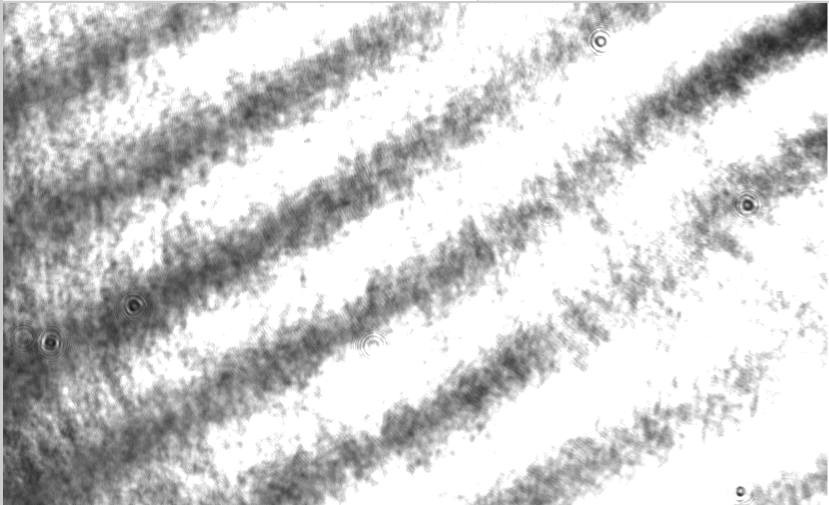
#> input picture interferometer_report_data/images/麥克森/綠光/d=-0.2.png, 829 x 505 px
$ python analyze_visibility.py
#> lines starting #> are read from the running program, lines starting #| are printed output that depends on the picture
from pathlib import Path
from PIL import Image,ImageDraw
from scipy.ndimage import gaussian_filter1d
import numpy as np,csv
import matplotlib
matplotlib.use('Agg')
import matplotlib.pyplot as plt
p=Path(__file__).resolve().parent; im=p/'images'; out=p/'outputs';out.mkdir(exist_ok=True)
green=[(-.2,'d=-0.2.png'),(-.1,'d=-0.1.png'),(0,'d=0.png'),(.1,'d=0.1.png'),(.2,'d=0.2.png'),(.3,'d=0.3.png')]
red=[(-2.5,'d = -2.5.png',(.37,.49)),(-2,'d = -2.png',(.37,.50)),(-1.5,'d = -1.5.png',(.30,.49)),(-.5,'d = -0.5.png',(.25,.51)),(0,'d =  0(10.1).png',(.25,.51))]
items=[('green',d,im/'麥克森'/'綠光'/n,(.20,.51)) for d,n in green]+[('red',d,im/'麥克森'/'紅光'/n,box) for d,n,box in red]+[('young',1,im/'楊式干涉儀'/'原始.jpg',(.45,.55)),('young',2,im/'楊式干涉儀'/'加干擾2.jpg',(.065,.12)),('young',3,im/'楊式干涉儀'/'加干擾2+光圈.jpg',(.44,.56))]
rows=[]
for group,d,src,box in items:
 srcim=Image.open(src).convert('RGB');a=np.asarray(srcim.convert('L'),float);h,w=a.shape;y=h//2;x1=int(box[0]*w);x2=int(box[1]*w);q=gaussian_filter1d(a[y-4:y+5,x1:x2].mean(axis=0),6,mode='reflect');hi=q.max();lo=q.min();v=(hi-lo)/(hi+lo)
#> after `h, w = a.shape`: h = 505; w = 829
#> after `y = h // 2`: y = 252
#> after `x1 = int(box[0] * w)`: x1 = 165
#> after `x2 = int(box[1] * w)`: x2 = 422
#> after `q = gaussian_filter1d(a[y - 4:y + 5, x1:x2].mean(axis=0), 6, mode='ref`: q = 257 values, max 255 at index 207, min 102.1 at index 69, mean 192.3
#> after `hi = q.max()`: hi = 255
#> after `lo = q.min()`: lo = 102.1
#> after `v = (hi - lo) / (hi + lo)`: v = 0.428
 rows.append([group,d,str(src.relative_to(p)),hi,lo,v,*box]);draw=ImageDraw.Draw(srcim);draw.rectangle((x1,y-4,x2-1,y+4),outline=(255,0,0),width=2);srcim.save(out/f'{group}_{d}.png')
#> after `rows.append([group, d, str(src.relative_to(p)), hi, lo, v, *box])`:
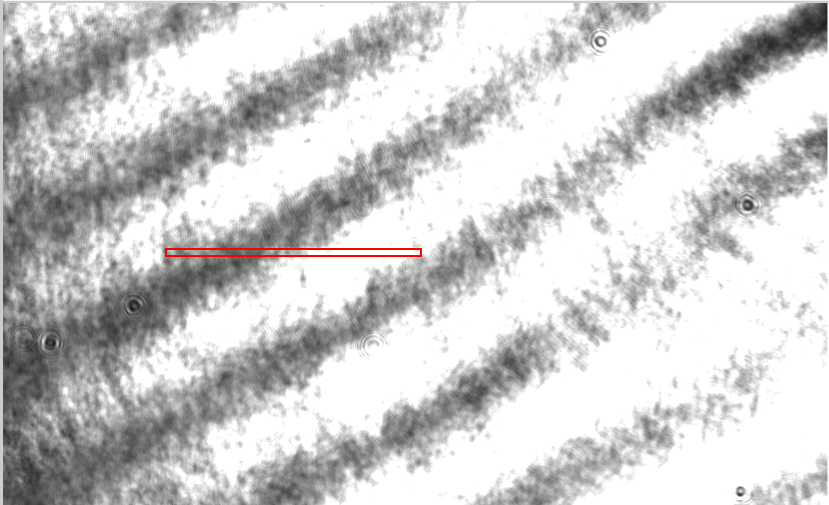
#> saved as green_-0.2.png: PIL image 829x505 RGB; mean R, G, B 205.9, 205.2, 205.2
#> pass 2 of the loop `for group,d,src,box in items:`:
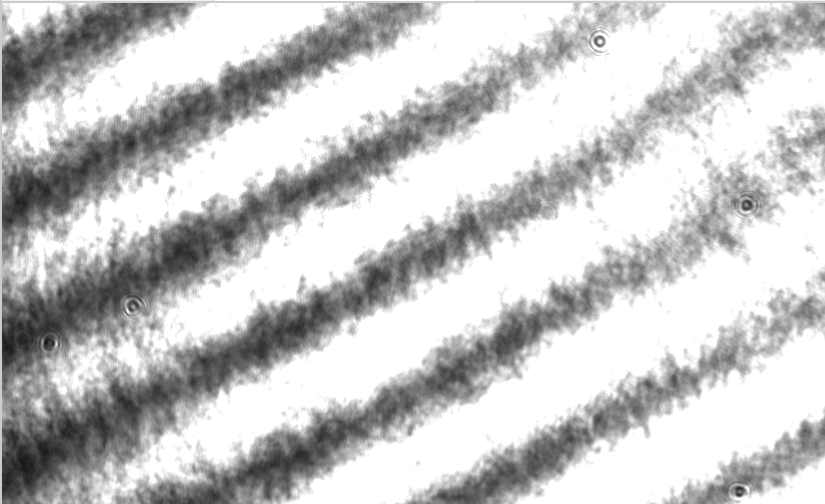
#> input picture interferometer_report_data/images/麥克森/綠光/d=-0.1.png, 825 x 504 px
#> srcim: PIL image 825x504 RGB
#> a: shape (504, 825) float64
#> q = 255 values, max 255 at index 145, min 53.55 at index 17, mean 183.1
#> lo = 53.55
#> v = 0.653
#> `rows.append([group, d, str(src.relative_to(p)), hi, lo, v, *box])`:
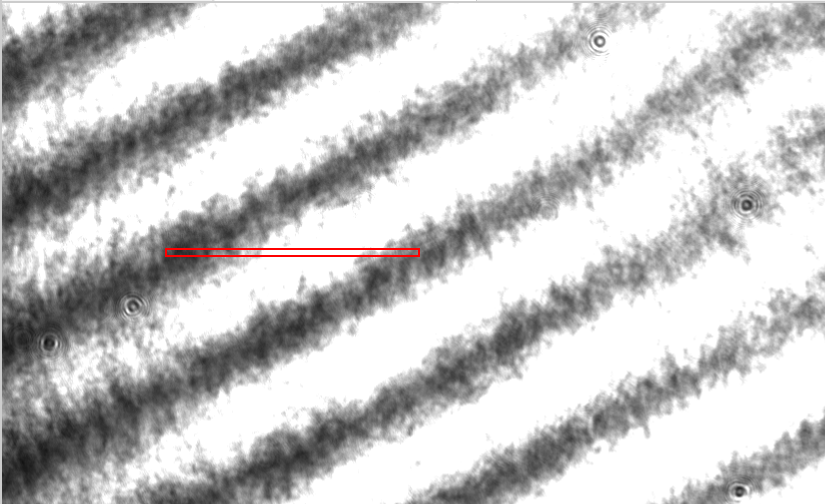
#> saved as green_-0.1.png: PIL image 825x504 RGB; mean R, G, B 197.8, 197.1, 197.1
#> pass 3 of the loop `for group,d,src,box in items:`:
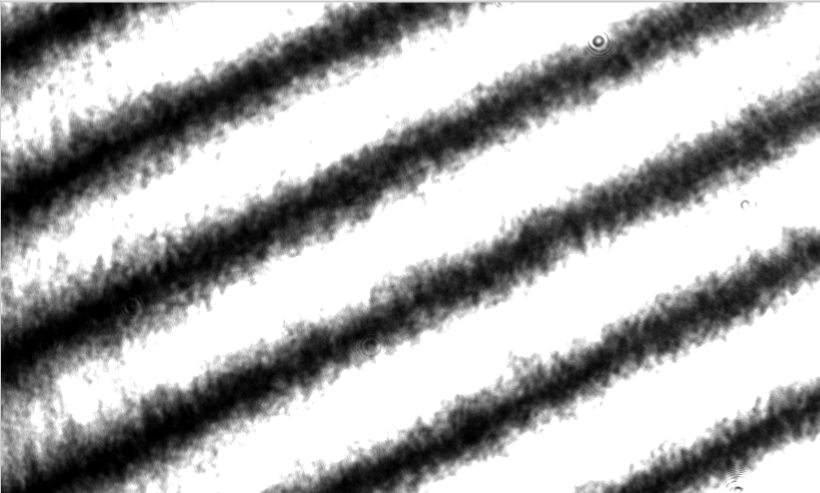
#> input picture interferometer_report_data/images/麥克森/綠光/d=0.png, 820 x 493 px
#> srcim: PIL image 820x493 RGB
#> a: shape (493, 820) float64
#> q = 254 values, max 255 at index 200, min 13.21 at index 63, mean 148.6
#> lo = 13.21
#> v = 0.902
#> `rows.append([group, d, str(src.relative_to(p)), hi, lo, v, *box])`:
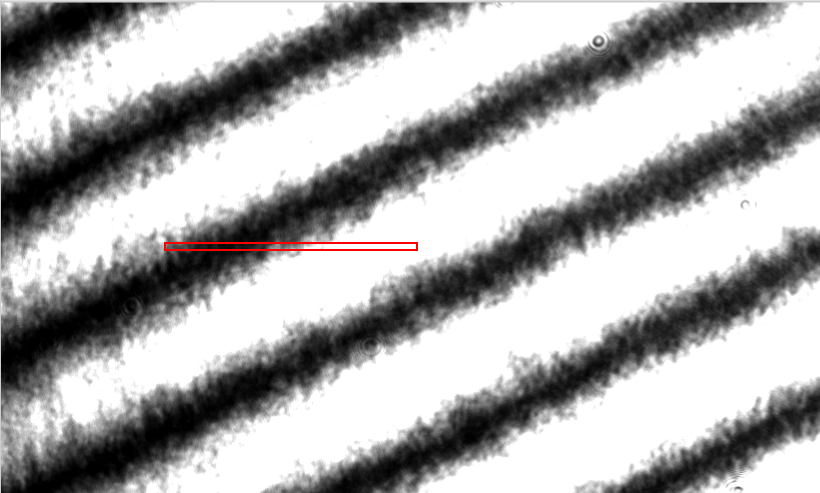
#> saved as green_0.png: PIL image 820x493 RGB; mean R, G, B 171.8, 171.1, 171.1
#> (the run stopped early here; a loop or call above may not have finished)
